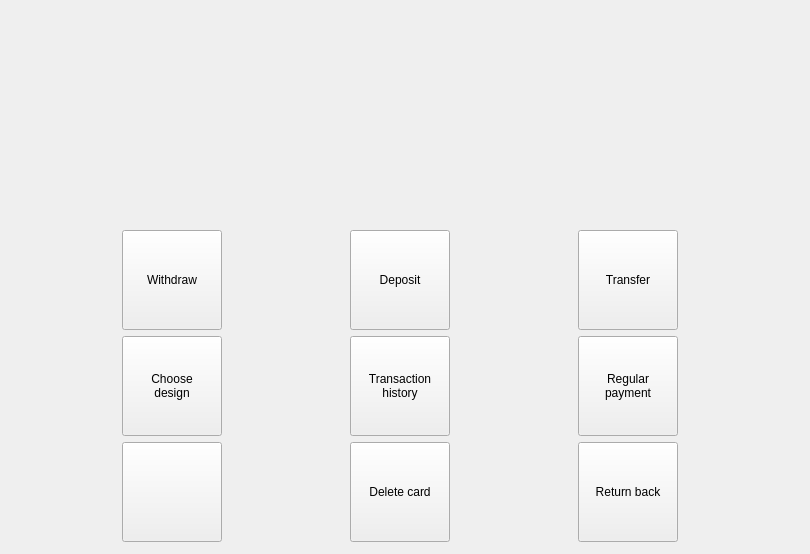
    <widget class="QWidget" name="cardScreen">
     <widget class="QWidget" name="verticalLayoutWidget_3">
      <property name="geometry">
       <rect>
        <x>0</x>
        <y>60</y>
        <width>801</width>
        <height>485</height>
       </rect>
      </property>
      <layout class="QVBoxLayout" name="verticalLayout_5">
       <item alignment="Qt::AlignmentFlag::AlignHCenter">
        <widget class="BankCardWidget" name="W_currentCardOnScreen" native="true">
         <property name="minimumSize">
          <size>
           <width>275</width>
           <height>160</height>
          </size>
         </property>
         <property name="maximumSize">
          <size>
           <width>275</width>
           <height>160</height>
          </size>
         </property>
         <layout class="QVBoxLayout" name="currentCard_3"/>
        </widget>
       </item>
       <item>
        <layout class="QGridLayout" name="gridLayout">
         <item row="2" column="2">
          <widget class="QPushButton" name="B_changePin">
           <property name="minimumSize">
            <size>
             <width>100</width>
             <height>100</height>
            </size>
           </property>
           <property name="maximumSize">
            <size>
             <width>100</width>
             <height>100</height>
            </size>
           </property>
           <property name="text">
            <string>Scheduled
payment</string>
            <string>Change
PIN</string>
           </property>
          </widget>
         </item>
         <item row="0" column="4">
          <widget class="QPushButton" name="B_transfer">
           <property name="minimumSize">
            <size>
             <width>100</width>
             <height>100</height>
            </size>
           </property>
           <property name="maximumSize">
            <size>
             <width>100</width>
             <height>100</height>
            </size>
           </property>
           <property name="text">
            <string>Transfer</string>
           </property>
          </widget>
         </item>
         <item row="1" column="3">
          <widget class="QPushButton" name="B_transactionHistory">
           <property name="minimumSize">
            <size>
             <width>100</width>
             <height>100</height>
            </size>
           </property>
           <property name="maximumSize">
            <size>
             <width>100</width>
             <height>100</height>
            </size>
           </property>
           <property name="text">
            <string>Transaction
history</string>
           </property>
          </widget>
         </item>
         <item row="2" column="3">
          <widget class="QPushButton" name="B_deleteCard">
           <property name="minimumSize">
            <size>
             <width>100</width>
             <height>100</height>
            </size>
           </property>
           <property name="maximumSize">
            <size>
             <width>100</width>
             <height>100</height>
            </size>
           </property>
           <property name="text">
            <string>Delete card</string>
           </property>
          </widget>
         </item>
         <item row="1" column="2">
          <widget class="QPushButton" name="B_chooseDesign">
           <property name="minimumSize">
            <size>
             <width>100</width>
             <height>100</height>
            </size>
           </property>
           <property name="maximumSize">
            <size>
             <width>100</width>
             <height>100</height>
            </size>
           </property>
           <property name="text">
            <string>Choose
design</string>
           </property>
          </widget>
         </item>
         <item row="2" column="4">
          <widget class="QPushButton" name="B_toCardList">
           <property name="minimumSize">
            <size>
             <width>100</width>
             <height>100</height>
            </size>
           </property>
           <property name="maximumSize">
            <size>
             <width>100</width>
             <height>100</height>
            </size>
           </property>
           <property name="text">
            <string>Return back</string>
           </property>
          </widget>
         </item>
         <item row="1" column="4">
          <widget class="QPushButton" name="B_regularPayment">
           <property name="minimumSize">
            <size>
             <width>100</width>
             <height>100</height>
            </size>
           </property>
           <property name="maximumSize">
            <size>
             <width>100</width>
             <height>100</height>
            </size>
           </property>
           <property name="text">
            <string>Regular
payment</string>
           </property>
          </widget>
         </item>
         <item row="0" column="2">
          <widget class="QPushButton" name="B_withdraw">
           <property name="minimumSize">
            <size>
             <width>100</width>
             <height>100</height>
            </size>
           </property>
           <property name="maximumSize">
            <size>
             <width>100</width>
             <height>100</height>
            </size>
           </property>
           <property name="text">
            <string>Withdraw</string>
           </property>
          </widget>
         </item>
         <item row="0" column="3">
          <widget class="QPushButton" name="B_deposit">
           <property name="minimumSize">
            <size>
             <width>100</width>
             <height>100</height>
            </size>
           </property>
           <property name="maximumSize">
            <size>
             <width>100</width>
             <height>100</height>
            </size>
           </property>
           <property name="text">
            <string>Deposit</string>
           </property>
          </widget>
         </item>
        </layout>
       </item>
      </layout>
     </widget>
    </widget>
